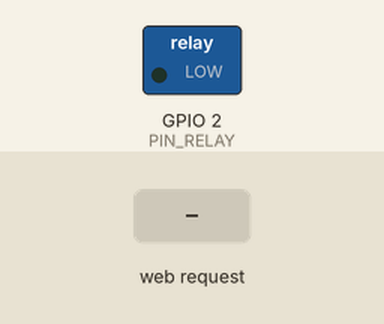
Simulated run of this sketch. Board: ESP32. Parts: switched loads named in the sketch (green lamp = pin HIGH). Inputs (shaded band) come from the test bench. WiFi joins after 1.5 s; servers stay silent unless stated; what the sketch prints to the serial monitor is not drawn.

Above: at 2.7 s.
2.8 s: HTTP request GET /on received
At 3.6 s:
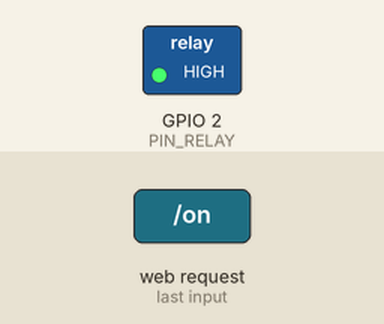
4.3 s: HTTP request GET /off received
At 4.8 s:
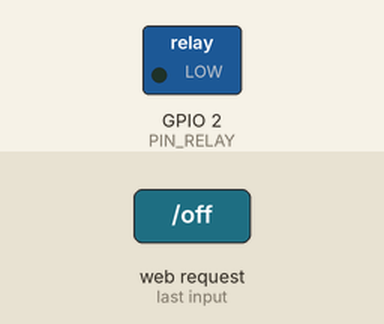
Timing chart, 0 to 7.3 s (numbered marks = the images above; inputs shaded):
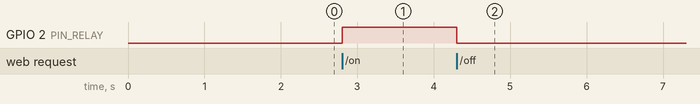

Measured:
- after the input at 2.8 s, GPIO 2 (PIN_RELAY): LOW → HIGH at once
- after the input at 4.3 s, GPIO 2 (PIN_RELAY): HIGH → LOW at once

The sketch:

Servidor_Web_Cambia_Botones.ino
```cpp
#include <WiFi.h>

//#include <WiFiMulti.h>
//WiFiMulti wifiMulti;

WiFiServer server(80);

const char* ssid = "MyWiFi";
const char* password = "Toribio75";
///const char* ssid = "ACNET2";
//const char* password = "";

String header;  // Variable para guardar el HTTP request
const int PIN_RELAY = 2 ;   //26;

//------------------------CODIGO HTML------------------------------
String pagina = "<!DOCTYPE html>"
                "<html>"
                "<head>"
                "<meta charset='utf-8' />"
                "<title>Servidor Web ESP32</title>"
                "</head>"
                "<body>"
                "<center>"
                "<h1>Servidor Web ESP32</h1>"
                "<p><a href='/on'><button style='height:50px;width:150px;color:green'>ON</button></a></p>"
                "<p><a href='/off'><button style='height:50px;width:150px;color:red'>OFF</button></a></p>"
                "</center>"
                "</body>"
                "</html>";

String paginaOn = "<!DOCTYPE html>"
                "<html>"
                "<head>"
                "<meta charset='utf-8' />"
                "<title>Servidor Web ESP32</title>"
                "</head>"
                "<body>"
                "<center>"
                "<h1>Servidor Web ESP32</h1>"
                "<p><a href='/on'><button style='height:50px;width:150px;color:green'>Activado</button></a></p>"
                "<p><a href='/off'><button style='height:50px;width:150px;color:red'>OFF</button></a></p>"
                "</center>"
                "</body>"
                "</html>";

String paginaOff = "<!DOCTYPE html>"
                "<html>"
                "<head>"
                "<meta charset='utf-8' />"
                "<title>Servidor Web ESP32</title>"
                "</head>"
                "<body>"
                "<center>"
                "<h1>Servidor Web ESP32</h1>"
                "<p><a href='/on'><button style='height:50px;width:150px;color:green'>ON</button></a></p>"
                "<p><a href='/off'><button style='height:50px;width:150px;color:red'>Desactivado</button></a></p>"
                "</center>"
                "</body>"
                "</html>";
void setup() {
  Serial.begin(115200);
  Serial.println("");

  pinMode(PIN_RELAY, OUTPUT);
  digitalWrite(PIN_RELAY, LOW);

  // Conexión WIFI
  WiFi.begin(ssid, password);
  //Cuenta hasta 500 milisegundos para preguntar nuevemante si se puede conectar
  while (WiFi.status() != WL_CONNECTED) {
    delay(500);
    Serial.print(".");
  }
  Serial.println("");
  Serial.println("WiFi conectado");
  Serial.print("SSID:  ");
  Serial.println(WiFi.SSID());
  Serial.print("ID:   ");
  Serial.println(WiFi.localIP());
  server.begin();  // iniciamos el servidor
}

void loop() {
  WiFiClient client = server.available();  // Escucha a los clientes entrantes. Verifica si hay alguna solicitud de conexión pendiente

  if (client) {                     // Si se conecta un nuevo cliente

    Serial.println("NUEVO CLIENTE conectado");

    String currentLine = "";        //

    while (client.connected()) {    // loop mientras el cliente está conectado
      if (client.available()) {     // si hay bytes para leer desde el cliente. Devuelve el número de bytes disponibles para lectura en el búfer de entrada del cliente
        char c = client.read();     // lee un byte
        header += c;
        if (c == '\n') {  // si el byte es un caracter de salto de linea
          if (currentLine.length() == 0) {
            client.println("HTTP/1.1 200 OK");        //la solicitud HTTP se ha procesado correctamente.
            client.println("Content-type:text/html"); //establece el tipo de contenido que se enviará al cliente en la respuesta. En este caso se trata de una página HTML.
            client.println("Connection: close");      //la conexión entre el servidor y el cliente se cerrará después de enviar la respuesta
            client.println();

            // enciende y apaga el GPIO
            if (header.indexOf("GET /on") >= 0) {   //busca la primera aparición de "GET /on" y devuelve la posición donde se encuentra. Si no se encuentra devuelve -1
              digitalWrite(PIN_RELAY, HIGH);
              client.println(paginaOn);
            } else if (header.indexOf("GET /off") >= 0) {
              digitalWrite(PIN_RELAY, LOW);
              client.println(paginaOff);
            } else {
               client.println(pagina);
            }

            // Muestra la página web
           // client.println(pagina);
           // la respuesta HTTP temina con una linea en blanco
            client.println();
            break;
          } else {  // si tenemos una nueva linea limpiamos currentLine
            currentLine = "";
          }
        } else if (c != '\r') {  // si C es distinto al caracter de retorno de carro
          currentLine += c;      // lo agrega al final de currentLine
        }
      }
    }
    // Limpiamos la variable header
    header = "";
    // Cerramos la conexión
    client.stop();
  }
}
```
